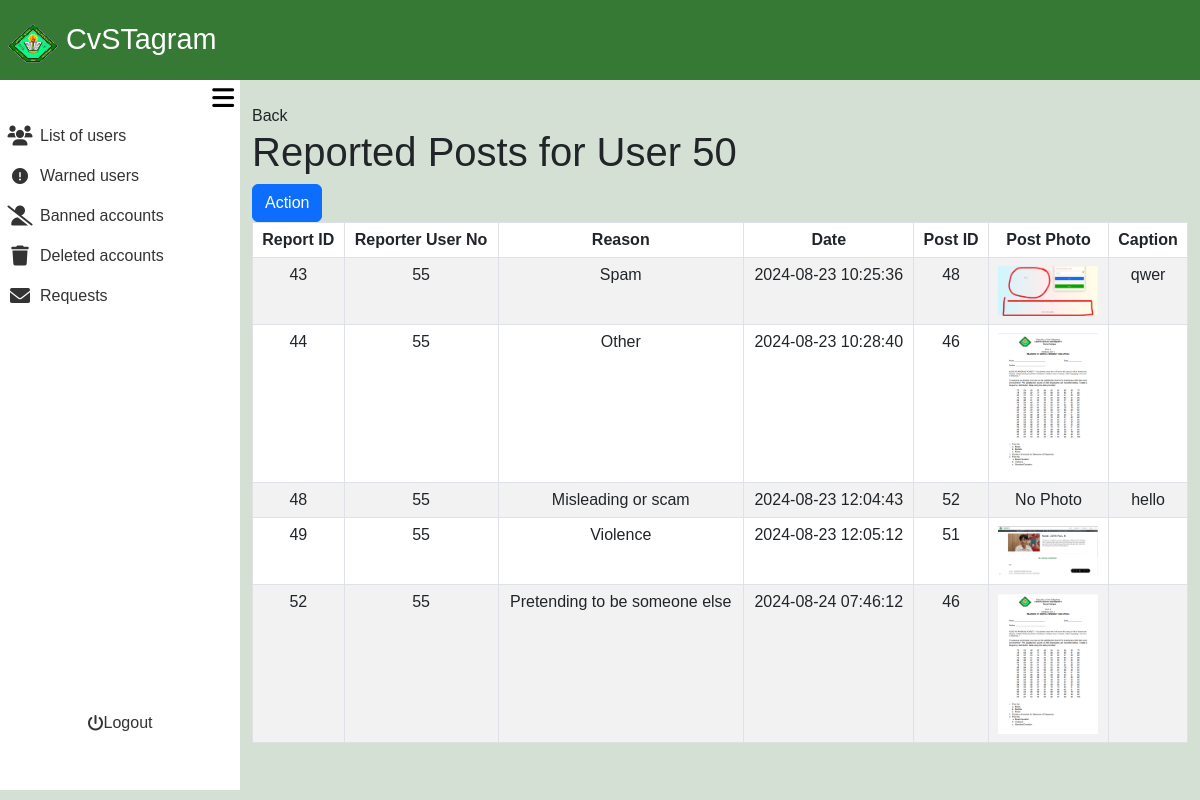
Page /admin_area/review_post.php?user_no=50 (signed in) on the committed database.
### tables this page shows
CREATE TABLE `post_reports` (
  `report_id` int(11) NOT NULL,
  `post_id` int(11) NOT NULL,
  `user_no` int(11) NOT NULL,
  `reporter_user_no` int(11) NOT NULL,
  `report_reason` varchar(100) NOT NULL,
  `report_date` timestamp NOT NULL DEFAULT current_timestamp()
);

CREATE TABLE `posts` (
  `post_id` int(11) NOT NULL,
  `user_no` int(11) DEFAULT NULL,
  `relation` varchar(10) DEFAULT NULL,
  `services` varchar(10) DEFAULT NULL,
  `caption` text DEFAULT NULL,
  `postphoto` varchar(255) DEFAULT NULL,
  `timestamp` timestamp NOT NULL DEFAULT current_timestamp()
);

### admin_area/review_post.php (the view, shortened to what this page needs)
<?php
require_once '../include/connect.php';
require_once '../include/bootsrap.php';
?>
<!DOCTYPE html>
<html lang="en">
<head>
    <link rel="stylesheet" href="admin_dashbaord.css?v=<?php echo time(); ?>">
</head>
<body>
<div class="container-fluid screen">
    <div class="container-fluid nav">
        <nav class="navbar">
            <div class="container-fluid navtexticon">
                <a class="navbar-brand px-2" href="#">
                <img src="../images/Cavite_State_University_(CvSU).png" alt="Logo" width="50" height="40" class="d-inline-block align-text-top">
                CvSTagram
                </a>
            </div>
        </nav>
    </div>
    <div class="container-fluid contbody">
        <div class="container-fluid sidenav">
            <div class="container-fluid menubutton">
            <button onclick="toggleSidenav()"><i class="fa-solid fa-bars"></i></button>
            </div>
            <div class="container-fluid featurescont">
                <div class="container-fluid buttonlinkside">
                    <div class="row">
                        <div class="col">
                            <ul>
                                <li>
                                    <a href="list_of_users.php">
                                        <div class="container-fluid listofusers">
                                            <div class="container-fluid listusericon">
                                                 <i class="fa-solid fa-users fa-lg"></i>
                                            </div>
                                            <div class="container-fluid listofusersname">
                                                List of users
                                            </div>
                                        </div>
                                    </a>
                                </li>
                            </ul>
                        </div>
                    </div>
                    <div class="row">
                        <div class="col">
                            <ul>
                                <li>
                                    <a href="warned_user.php">
                                        <div class="container-fluid listofusers">
                                            <div class="container-fluid listusericon">
                                            <i class="fa-solid fa-circle-exclamation"></i>
                                            </div>
                                            <div class="container-fluid listofusersname">
                                                Warned users
                                            </div>
                                        </div>
                                    </a>
                                </li>
                            </ul>
                        </div>
                    </div>
                    <div class="row">
                        <div class="col">
                            <ul>
                                <li>
                                    <a href="banned_user.php">
                                        <div class="container-fluid Bannedaccounts">
                                            <div class="container-fluid Bannedaccountsicon">
                                            <i class="fa-solid fa-user-slash fa-lg"></i>
                                            </div>
                                            <div class="container-fluid Bannedaccountsname">
                                                Banned accounts
                                            </div>
                                        </div>
                                    </a>
                                </li>
                            </ul>
                        </div>
                    </div>
                    <div class="row">
                        <div class="col">
                                <ul>
                                    <li>
                                        <a href="">
                                            <div class="container-fluid Deletedaccounts">
                                                <div class="container-fluid Deletedaccountsicon">
                                                <i class="fa-solid fa-trash fa-lg"></i>
                                                </div>
                                                <div class="container-fluid Deletedaccountsname">
                                                    Deleted accounts
                                                </div>
                                            </div>
                                        </a>
                                    </li>
                                </ul>
                            </div>
                        </div>
                        <div class="row">
                            <div class="col">
                                <ul>
                                    <li>
                                        <a href="">
                                            <div class="container-fluid Deletedaccounts">
                                                <div class="container-fluid Deletedaccountsicon">
                                                <i class="fa-solid fa-envelope fa-lg"></i>
                                                </div>
                                                <div class="container-fluid Deletedaccountsname">
                                                        Requests
                                                </div>
                                            </div>
                                        </a>
                                    </li>
                                </ul>
                            </div>
                        </div>
                    </div>
                <div class="container-fluid logoutcont">
                        <div class="row">
                            <div class="col">
                                <ul>
                                    <li>
                                        <a href="">
                                            <div class="container-fluid Deletedaccounts" style="border-radius: 10px;">
                                                <div class="container-fluid Deletedaccountsicon">
                                                <i class="fa-solid fa-power-off"></i>
                                                </div>
                                                <div class="container-fluid Deletedaccountsname">
                                                    <a href="admin_logout.php">Logout</a>
                                                </div>
                                            </div>
                                        </a>
                                    </li>
                                </ul>
                            </div>
                        </div>
                </div>
            </div>
        </div>
        <div class="container-fluid content">
        <?php
$user_no = isset($_GET['user_no']) ? intval($_GET['user_no']) : 0;
$query = "SELECT
    pr.report_id,
    pr.reporter_user_no,
    pr.report_reason,
    pr.report_date,
    p.post_id,
    ur.user_no,
    ur.fname,
    ur.lname,
    p.postphoto,
    p.caption
FROM
    post_reports pr
JOIN
    posts p ON pr.post_id = p.post_id
JOIN
    user_registration ur ON pr.user_no = ur.user_no
WHERE
    ur.user_no = ?";
$stmt = $con->prepare($query);
$stmt->bind_param('i', $user_no);
$stmt->execute();
$reports = $stmt->get_result();
?>
    <div class="container mt-4">
        <a href="../admin_area/list_of_users.php">Back</a>
        <h1>Reported Posts for User <?php echo htmlspecialchars($user_no); ?></h1>
        <a href="admin_action.php?user_no=<?php echo htmlspecialchars($user_no); ?>"><button class="btn btn-primary">Action</button></a>
        <table class="table table-bordered table-striped">
            <thead>
                <tr>
                    <th scope="col">Report ID</th>
                    <th scope="col">Reporter User No</th>
                    <th scope="col">Reason</th>
                    <th scope="col">Date</th>
                    <th scope="col">Post ID</th>
                    <th scope="col">Post Photo</th>
                    <th scope="col">Caption</th>
                </tr>
            </thead>
            <tbody>
                <?php while ($report = $reports->fetch_assoc()): ?>
                    <tr>
                        <td><?php echo htmlspecialchars($report['report_id']); ?></td>
                        <td><?php echo htmlspecialchars($report['reporter_user_no']); ?></td>
                        <td><?php echo htmlspecialchars($report['report_reason']); ?></td>
                        <td><?php echo htmlspecialchars($report['report_date']); ?></td>
                        <td><?php echo htmlspecialchars($report['post_id']); ?></td>
                        <td>
                            <?php if ($report['postphoto']): ?>
                                <img src="../include/posts_images/<?php echo htmlspecialchars($report['postphoto']); ?>" alt="Post Photo" width="100">
                            <?php else: ?>
                                No Photo
                            <?php endif; ?>
                        </td>
                        <td><?php echo htmlspecialchars($report['caption']); ?></td>
                    </tr>
                <?php endwhile; ?>
            </tbody>
        </table>
    </div>
        </div>
    </div>
</div>
</body>
</html>

### admin_area/admin_dashbaord.css (style rules this page uses)
body { font-family: Arial, Helvetica, sans-serif; padding: 0; margin: 0; background-color: #D3E0D3; }
ul, li, a { text-decoration: none; list-style-type: none; color: inherit; padding: 0; }
.container-fluid { padding: 0; }
.screen { height: 100vh; width: 100%; display: flex; flex-direction: column; }
.nav { height: 10vh; width: 100%; padding: 0; background-color: #367934; }
.contbody { display: flex; flex: 1; }
.sidenav { position: fixed; top: 10vh; left: 0; height: calc(90vh - 10px); width: 20%; transition: width 0.3s; background-color: #fff; z-index: 1000; }
.navtexticon a { color: #fff; font-size: 1.8rem; }
.menubutton { height: 5%; width: 100%; display: flex; align-items: center; justify-content: flex-end; }
.menubutton button { border: none; background-color: transparent; font-size: 25px; }
.content { margin-left: 20%; width: 80%; transition: width 0.3s, margin-left 0.3s; min-height: 90%; height: auto; }
.featurescont { height: 90%; }
.buttonlinkside { height: 90%; }
.logoutcont { width: 100%; height: 10%; display: flex; align-items: center; justify-content: center; }
.Deletedaccountsname, .Bannedaccountsname, .listofusersname { height: 100%; width: 100%; display: flex; align-items: center; justify-content: flex-start; }
.Deletedaccounts, .Bannedaccounts, .listofusers { transition: background-color 0.3s ease; border-radius: 0 10px 10px 0; flex: 0 0 auto; padding: 0; height: 100%; display: flex; align-items: center; justify-content: flex-start; flex-direction: row; }
.Deletedaccountsicon, .Bannedaccountsicon, .listusericon { width: 20%; height: 100%; display: flex; align-items: center; justify-content: center; }
.Deletedaccounts, .Bannedaccounts, .listofusers { color: #333; }
.table th, .table td { text-align: center; }

### rows in the picture
post_reports: report_id "43", reporter_user_no "55", report_reason "Spam", report_date "2024-08-23 10:25:36", post.post_id "48", post.postphoto (picture), post.caption "qwer"
post_reports: report_id "44", reporter_user_no "55", report_reason "Other", report_date "2024-08-23 10:28:40", post.post_id "46", post.postphoto (picture)
post_reports: report_id "48", reporter_user_no "55", report_reason "Misleading or scam", report_date "2024-08-23 12:04:43", post.post_id "52", shows "No Photo", post.caption "hello"
post_reports: report_id "49", reporter_user_no "55", report_reason "Violence", report_date "2024-08-23 12:05:12", post.post_id "51", post.postphoto (picture)
post_reports: report_id "52", reporter_user_no "55", report_reason "Pretending to be someone else", report_date "2024-08-24 07:46:12", post.post_id "46", post.postphoto (picture)

### other values in the picture
$user_no "50"
